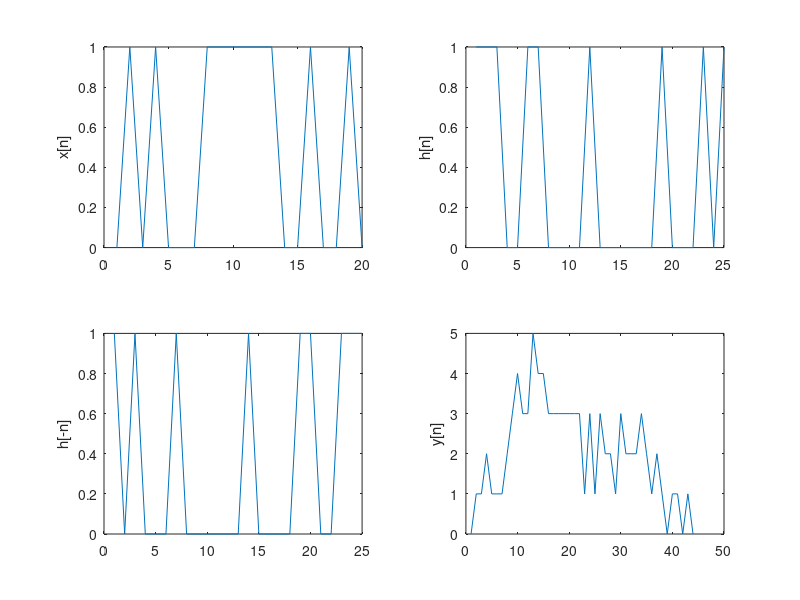

This chart was generated by the following MATLAB code:
close all;
clear;
N = 20;
xn = N;
hn = N + 5;
x = randi([0 1],1,xn);
h = randi([0 1],1,hn);

y = conv(h,x);

yn = xn + hn - 1;

newx = zeros(1,yn);
newx(1,1:xn) = x;

hfliped = flip(h);

newh = convmtx(hfliped,xn);
newy = newh*newx';

sp1 = subplot(2,2,1);
plot(x);
ylabel(sp1, 'x[n]');
sp2 = subplot(2,2,2);
plot(h);
ylabel(sp2, 'h[n]');

sp3 = subplot(2,2,3);
plot(flip(h));
ylabel(sp3, 'h[-n]');

sp4 = subplot(2,2,4);
plot(y);
ylabel(sp4, 'y[n]');

